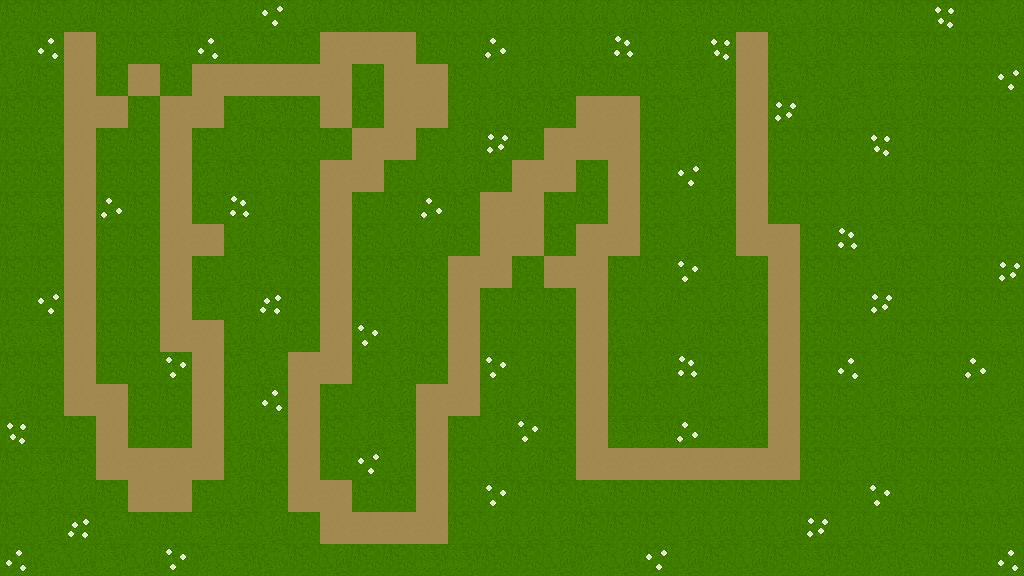

This game map was drawn from its Tiled (.tmx) file and the tilesets committed beside it. A one-line description and the full map source follow:
An orthogonal 32x18 tile map with 32x32 px tiles, 2 tile layers (ground, ground vanity), 2 tilesets and 22 objects (1, 2, 4, 3, 5, ...).

<map version="1.10" tiledversion="1.11.0" orientation="orthogonal" renderorder="right-down" width="32" height="18" tilewidth="32" tileheight="32" infinite="0" nextlayerid="9" nextobjectid="25">
 <tileset firstgid="1" source="path_grass_tileset.tsx" />
 <tileset firstgid="17" source="grass_beauty.tsx" />
 <layer id="2" name="ground" width="32" height="18">
  <data encoding="csv">
7,7,7,7,7,7,7,7,7,7,7,7,7,7,7,7,7,7,7,7,7,7,7,7,7,7,7,7,7,7,7,7,
7,7,13,7,7,7,7,7,7,7,13,13,13,7,7,7,7,7,7,7,7,7,7,13,7,7,7,7,7,7,7,7,
7,7,13,7,13,7,13,13,13,13,13,7,13,13,7,7,7,7,7,7,7,7,7,13,7,7,7,7,7,7,7,7,
7,7,13,13,7,13,13,7,7,7,13,7,13,13,7,7,7,7,13,13,7,7,7,13,7,7,7,7,7,7,7,7,
7,7,13,7,7,13,7,7,7,7,7,13,13,7,7,7,7,13,13,13,7,7,7,13,7,7,7,7,7,7,7,7,
7,7,13,7,7,13,7,7,7,7,13,13,7,7,7,7,13,13,7,13,7,7,7,13,7,7,7,7,7,7,7,7,
7,7,13,7,7,13,7,7,7,7,13,7,7,7,7,13,13,7,7,13,7,7,7,13,7,7,7,7,7,7,7,7,
7,7,13,7,7,13,13,7,7,7,13,7,7,7,7,13,13,7,13,13,7,7,7,13,13,7,7,7,7,7,7,7,
7,7,13,7,7,13,7,7,7,7,13,7,7,7,13,13,7,13,13,7,7,7,7,7,13,7,7,7,7,7,7,7,
7,7,13,7,7,13,7,7,7,7,13,7,7,7,13,7,7,7,13,7,7,7,7,7,13,7,7,7,7,7,7,7,
7,7,13,7,7,13,13,7,7,7,13,7,7,7,13,7,7,7,13,7,7,7,7,7,13,7,7,7,7,7,7,7,
7,7,13,7,7,7,13,7,7,13,13,7,7,7,13,7,7,7,13,7,7,7,7,7,13,7,7,7,7,7,7,7,
7,7,13,13,7,7,13,7,7,13,7,7,7,13,13,7,7,7,13,7,7,7,7,7,13,7,7,7,7,7,7,7,
7,7,7,13,7,7,13,7,7,13,7,7,7,13,7,7,7,7,13,7,7,7,7,7,13,7,7,7,7,7,7,7,
7,7,7,13,13,13,13,7,7,13,7,7,7,13,7,7,7,7,13,13,13,13,13,13,13,7,7,7,7,7,7,7,
7,7,7,7,13,13,7,7,7,13,13,7,7,13,7,7,7,7,7,7,7,7,7,7,7,7,7,7,7,7,7,7,
7,7,7,7,7,7,7,7,7,7,13,13,13,13,7,7,7,7,7,7,7,7,7,7,7,7,7,7,7,7,7,7,
7,7,7,7,7,7,7,7,7,7,7,7,7,7,7,7,7,7,7,7,7,7,7,7,7,7,7,7,7,7,7,7
</data>
 </layer>
 <layer id="8" name="ground vanity" width="32" height="18">
  <data encoding="csv">
0,0,17,0,20,17,3221225489,17,2684354578,17,17,17,0,0,0,17,17,17,17,17,0,1610612753,0,0,2684354577,17,17,0,0,3221225491,0,17,
2684354577,3221225490,0,0,0,1610612753,3221225490,2684354577,0,0,0,0,0,0,0,1610612754,17,17,17,19,17,17,3221225491,0,0,17,536870932,0,1610612753,0,0,0,
17,0,0,0,0,0,0,0,0,0,0,17,0,0,0,17,17,17,0,0,0,1610612753,17,0,2684354577,0,17,1610612753,1610612753,0,0,2684354578,
0,0,0,0,0,0,0,17,1610612753,0,0,0,0,0,17,17,0,0,0,0,0,3221225489,17,0,2684354579,17,3221225489,17,17,0,0,0,
20,2684354577,0,0,0,0,0,17,2684354580,0,0,0,0,0,17,2684354579,0,0,0,0,0,17,0,0,0,0,0,3221225491,17,0,3221225489,0,
0,0,0,0,0,0,3221225489,0,2684354577,0,0,0,0,17,17,0,0,0,0,0,0,2684354578,17,0,2684354580,0,17,17,17,0,3221225489,0,
0,1610612753,0,1610612754,0,0,0,19,17,0,0,0,0,1610612754,0,0,0,0,0,0,0,17,17,0,0,0,17,17,17,1610612756,0,2684354577,
3221225489,0,0,0,0,0,0,17,17,0,0,0,17,17,0,0,0,0,0,0,0,17,0,0,0,0,19,2684354577,2684354577,0,0,0,
0,0,0,0,0,0,0,17,2684354577,0,0,0,3758096404,0,0,0,0,0,0,0,0,18,17,17,0,0,0,17,0,17,0,2684354579,
0,2684354578,0,0,0,0,1610612753,17,1610612755,0,0,0,17,0,0,0,0,0,0,0,17,0,17,17,0,17,0,2684354579,0,17,0,0,
2684354577,1610612753,0,20,0,0,0,17,17,0,0,18,17,0,0,0,2684354580,0,0,2684354577,0,17,0,2684354577,0,0,0,17,0,0,0,1610612753,
0,0,0,0,0,18,0,3221225489,2684354577,0,0,0,17,0,0,18,17,0,0,0,17,19,0,17,0,0,3221225490,17,3221225489,0,1610612754,0,
17,0,0,0,0,0,0,3221225489,3221225490,0,0,17,17,0,0,17,17,0,0,0,0,17,3221225489,17,0,0,0,17,1610612753,0,0,17,
3221225491,0,0,0,0,0,0,17,2684354577,0,0,17,1610612753,0,0,17,18,0,0,1610612753,1610612753,1610612754,0,17,0,0,0,17,1610612756,0,0,2684354577,
0,1610612753,0,0,0,0,0,17,0,0,0,2684354578,17,0,0,17,17,0,0,0,0,0,0,0,0,0,3221225489,17,0,0,0,0,
3221225489,17,17,0,0,0,0,17,0,0,0,0,0,0,0,18,0,0,2684354577,0,0,0,0,0,0,0,0,18,17,0,2684354577,17,
0,17,1610612755,2684354577,0,0,1610612753,1610612756,17,0,0,0,0,0,0,17,17,17,0,0,0,17,17,17,17,2684354579,17,17,0,20,0,0,
3221225490,2684354577,17,1610612753,17,18,3221225489,1610612753,2684354577,0,17,0,0,1610612753,1610612753,0,20,17,3221225489,17,2684354578,17,0,17,0,1610612753,0,3221225489,2684354577,0,0,3221225490
</data>
 </layer>
 <objectgroup id="5" name="path">
  <object id="2" name="1" x="78.6667" y="82.6663">
   <point />
  </object>
  <object id="3" name="2" x="76.3333" y="366.334">
   <point />
  </object>
  <object id="4" name="4" x="206" y="479.167">
   <point />
  </object>
  <object id="5" name="3" x="130" y="482.833">
   <point />
  </object>
  <object id="6" name="5" x="197" y="343.334">
   <point />
  </object>
  <object id="7" name="6" x="175.667" y="140">
   <point />
  </object>
  <object id="10" name="7" x="332.833" y="73.3333">
   <point />
  </object>
  <object id="11" name="8" x="409.5" y="52.8333">
   <point />
  </object>
  <object id="12" name="10" x="337" y="205.667">
   <point />
  </object>
  <object id="13" name="9" x="410.667" y="138">
   <point />
  </object>
  <object id="14" name="11" x="327.5" y="372.833">
   <point />
  </object>
  <object id="15" name="14" x="458" y="396.667">
   <point />
  </object>
  <object id="16" name="12" x="304.667" y="483.333">
   <point />
  </object>
  <object id="17" name="13" x="391.333" y="520.667">
   <point />
  </object>
  <object id="19" name="15" x="500.667" y="211.333">
   <point />
  </object>
  <object id="20" name="16" x="614.667" y="111.333">
   <point />
  </object>
  <object id="21" name="17" x="603.333" y="235.333">
   <point />
  </object>
  <object id="22" name="18" x="598.667" y="451.333">
   <point />
  </object>
  <object id="23" name="19" x="783.333" y="454">
   <point />
  </object>
  <object id="24" name="20" x="770.667" y="242.667">
   <point />
  </object>
 </objectgroup>
 <objectgroup id="7" name="markers">
  <object id="8" name="base" x="750.666" y="55.333">
   <point />
  </object>
  <object id="9" name="spawn" x="75.3333" y="53.3333">
   <point />
  </object>
 </objectgroup>
</map>